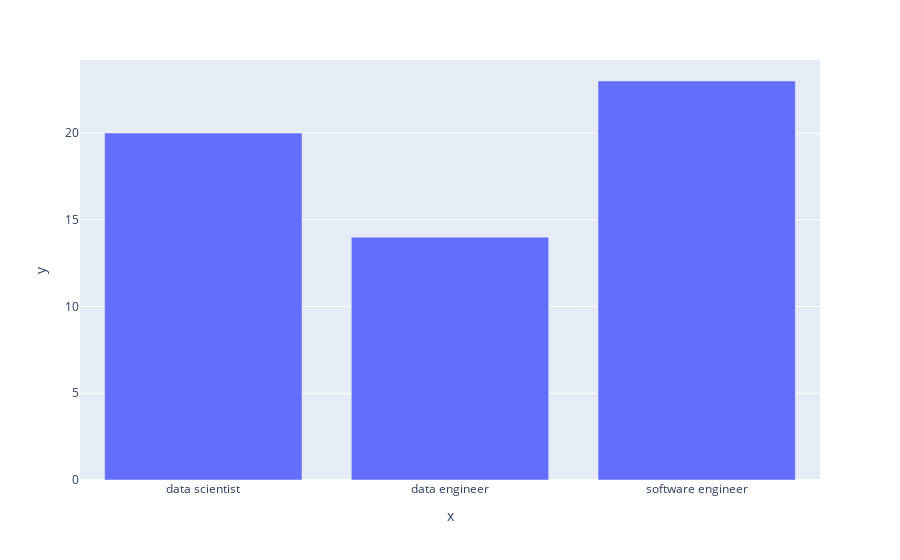

Notebook source saved alongside this figure:
### Markdown cell above
### Bar chart para una serie de datos

### Code cell
fig = px.bar(x=['data scientist', 'data engineer', 'software engineer'],
               y=[20, 14, 23])
fig.show()

### Figure 1 — Plotly figure (JSON) as saved in the notebook; plotly's stock layout.template omitted (floating-point values rounded to 4 significant figures)
{"data": [{"alignmentgroup": "True", "hovertemplate": "x=%{x}<br>y=%{y}<extra></extra>", "legendgroup": "", "marker": {"color": "#636efa"}, "name": "", "offsetgroup": "", "orientation": "v", "showlegend": false, "textposition": "auto", "type": "bar", "x": ["data scientist", "data engineer", "software engineer"], "xaxis": "x", "y": [20, 14, 23], "yaxis": "y"}], "layout": {"autosize": true, "barmode": "relative", "legend": {"tracegroupgap": 0}, "margin": {"t": 60}, "xaxis": {"anchor": "y", "autorange": true, "domain": [0, 1], "range": [-0.5, 2.5], "title": {"text": "x"}, "type": "category"}, "yaxis": {"anchor": "x", "autorange": true, "domain": [0, 1], "range": [0, 24.21], "title": {"text": "y"}, "type": "linear"}}}
